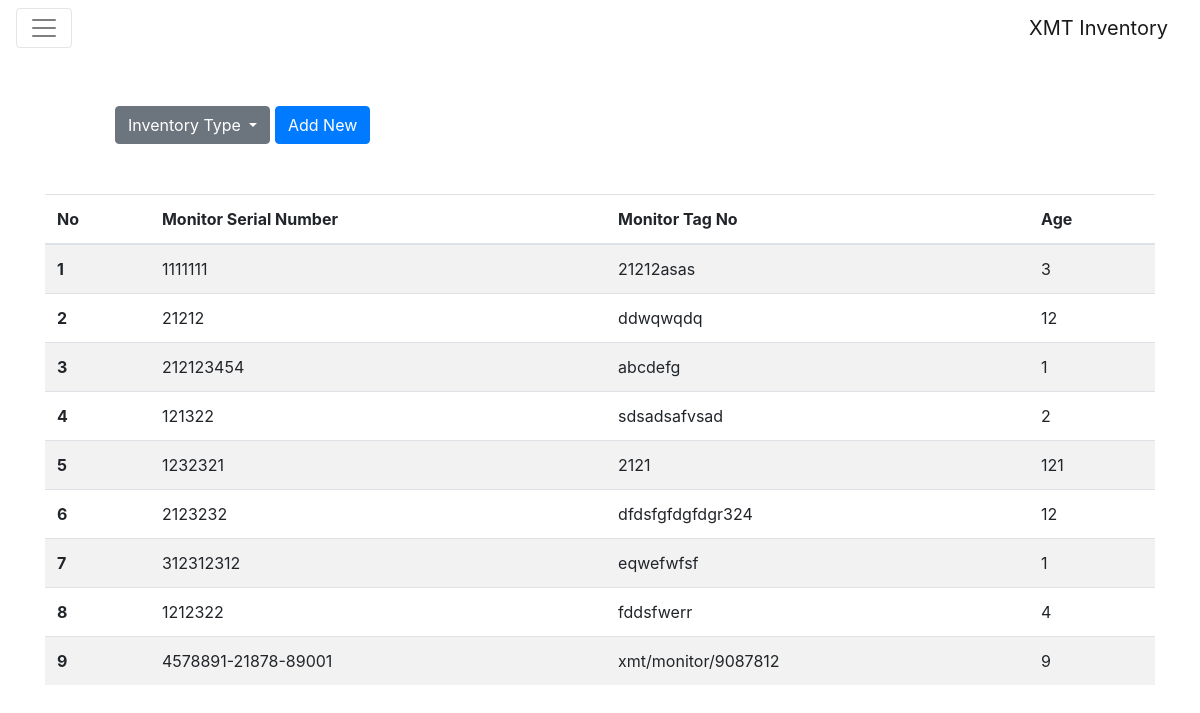
The page /inventory/monitor/ on the database its author committed.
### Inventory/models.py (models this page shows)
class Monitor(models.Model):
    serialNo = models.CharField(max_length=120)
    tagNo = models.CharField(max_length=120)
    age = models.CharField(max_length=3)

### Inventory/views.py (the view)
def monitor(request):
    template = loader.get_template('monitor/monitor.html')
    monitors = Monitor.objects.all()
    context = {
        'monitors': monitors,
    }
    return HttpResponse(template.render(context, request))

### Inventory/templates/monitor/monitor.html (shortened to what this page needs)
{% extends 'base.html' %}
{% block inventory %}
    <div class="row">
        <div class="col-10 offset-md-1">
          <div class="dropdown">
            <button class="btn btn-secondary dropdown-toggle" type="button" id="dropdownMenuButton" data-toggle="dropdown" aria-haspopup="true" aria-expanded="false" style="display: inline">
              Inventory Type
            </button>
            <a href="/inventory/monitor/add"><button class="btn btn-primary">Add New</button></a>
          </div>
        </div>
    </div>
{% endblock %}
{% block body %}
  <div class="container" style="margin-top: 50px">
          <div class="row">
            <div class="col align-self-start">
              <table class="table table-striped table-fixed">
                <thead class="thead-inverse">
                  <tr>
                    <th>No</th>
                    <th>Monitor Serial Number</th>
                    <th>Monitor Tag No</th>
                    <th>Age</th>
                  </tr>
                </thead>
                <tbody>
                    {% for m in monitors %}
                        <tr>
                            <th scope="row">{{ forloop.counter }}</th>
                            <td>{{ m.serialNo }}</td>
                            <td>{{ m.tagNo }}</td>
                            <td>{{ m.age }}</td>
                        </tr>
                    {% endfor %}
                </tbody>
              </table>
            </div>
          </div>
        </div>
{% endblock %}

### rows shown on the page
Monitor: serialNo "1111111", tagNo "21212asas", age "3"
Monitor: serialNo "21212", tagNo "ddwqwqdq", age "12"
Monitor: serialNo "212123454", tagNo "abcdefg", age "1"
Monitor: serialNo "121322", tagNo "sdsadsafvsad", age "2"
Monitor: serialNo "1232321", tagNo "2121", age "121"
Monitor: serialNo "2123232", tagNo "dfdsfgfdgfdgr324", age "12"
Monitor: serialNo "312312312", tagNo "eqwefwfsf", age "1"
Monitor: serialNo "1212322", tagNo "fddsfwerr", age "4"
Monitor: serialNo "4578891-21878-89001", tagNo "xmt/monitor/9087812", age "9"
